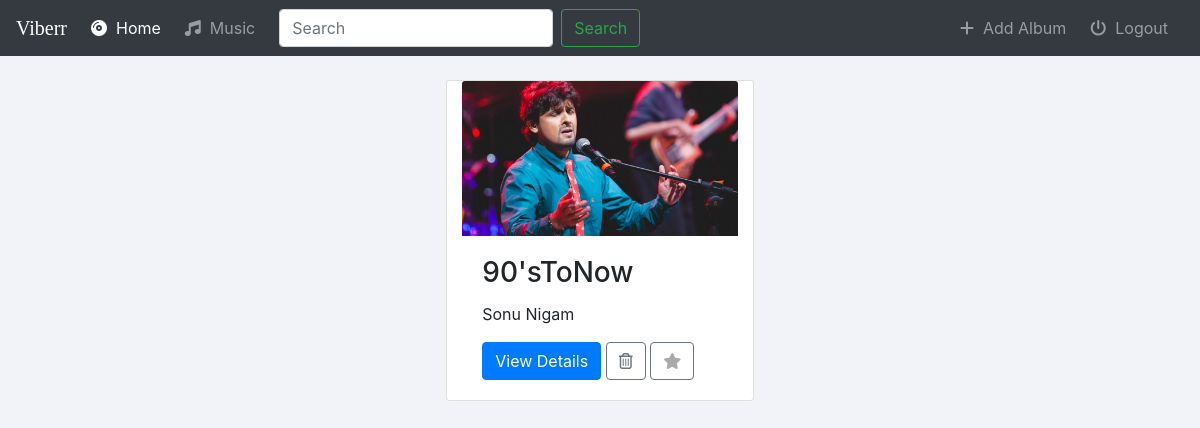
Screenshot of /music/ (signed in) with the database file from the repository.
### music/models.py (models this page shows, shortened)
class Album(models.Model):
    user = models.ForeignKey(User,models.SET_NULL,blank=True,null=True)
    artist = models.CharField(max_length=250)
    album_title = models.CharField(max_length=500)
    genre = models.CharField(max_length=100)
    album_logo = models.FileField(upload_to='music/images')
    is_favorite = models.BooleanField(default=False)

### music/views.py (the view)
# urls.py: path('', views.index, name='music'),
@login_required(login_url='music:login')
def index(request):
    albums = Album.objects.filter(user=request.user)
    return render(request,'music/index.html',{'albums':albums,'searchAlbum':True})

### music/templates/music/index.html (shortened to what this page needs)
{% extends 'music/basic.html' %}
{% block body %}
{% for album in albums %}
        {% if forloop.first %}
            <div class="row my-4 d-flex justify-content-around">
        {% endif %}
        <div class="card col-md-3">
            <img class="card-img-top" src="{{album.album_logo.url}}" alt="Card image cap">
            <div class="card-body">
                <h3 class="card-title">{{ album.album_title }}</h3>
                <p class="card-text">{{album.artist}}</p>
                <a href="{% url 'music:detail' album.id %}" class="btn btn-primary">View Details</a>
                <a href="{% url 'music:album-delete' album.id %}" class="btn btn-outline-secondary">
                    <i class="far fa-trash-alt"></i></a>
                <a href="{% url 'music:favorite-album' album.id%}" class="btn btn-outline-secondary"><i class="fas fa-star {% if album.is_favorite %}active{% endif %}"></i></a>
            </div>
        </div>
{%endfor%}
{% endblock %}

### music/static/music/styles.css (style rules this page uses)
html,body { background:#f1f3f8; }
.fa-star { color: #aaaaaa; }

### rows the page displays
Album: album_logo (picture), album_title "90'sToNow", artist "Sonu Nigam", is_favorite False (drawn)
